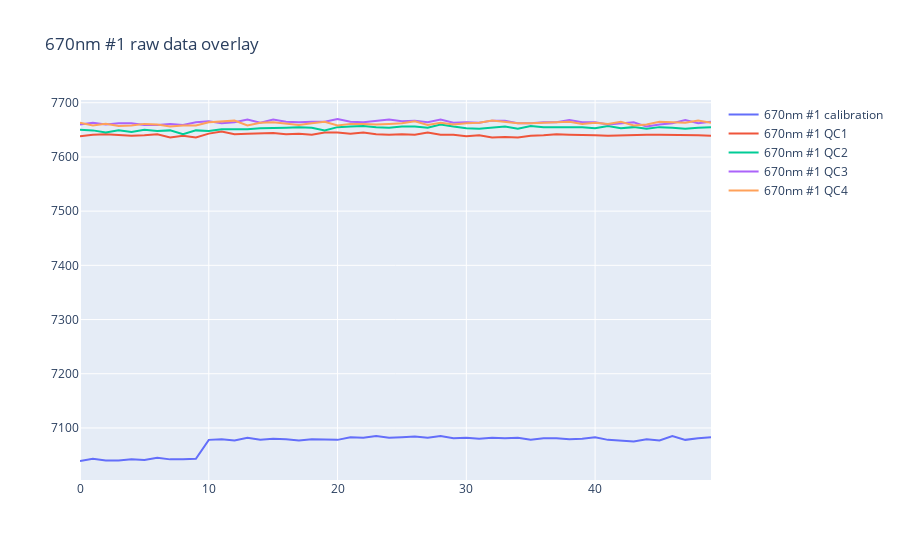

The notebook cell this image was saved under:
### Code cell
save_figure = True
offset = False
cal_channel = '670nm #1'
QC_channel = '670nm #1'


plot_data = []
data_list = test_data_list

if offset == True:
    trace_ppm = go.Scatter(y=df_n10C[cal_channel]-df_n10C.loc[1,cal_channel], name=cal_channel+' calibration')
    plot_data.append(trace_ppm)

    for i,j in enumerate(data_list):
        trace_ppm = go.Scatter(y=j[QC_channel]-j.loc[1,QC_channel], name=QC_channel+' QC{}'.format(i+1))
        plot_data.append(trace_ppm) 
else:
    trace_ppm = go.Scatter(y=df_n10C[cal_channel], name=cal_channel+' calibration')
    plot_data.append(trace_ppm)

    for i,j in enumerate(data_list):
        trace_ppm = go.Scatter(y=j[QC_channel], name=QC_channel+' QC{}'.format(i+1))
        plot_data.append(trace_ppm)

title = '{} raw data overlay'.format(QC_channel)       
layout = go.Layout(title=title)
fig = go.Figure(data=plot_data, layout=layout)
fig.show()

if save_figure == True:
    # save figure
    savePath = os.path.join(os.getcwd(), folder_name)
    filename = title
    fig.write_image(savePath + '/' + filename + '.jpeg', width=1280, height=720)

### Figure 1 — Plotly figure (JSON) as saved in the notebook; plotly's stock layout.template omitted (floating-point values rounded to 4 significant figures)
{"data": [{"name": "670nm #1 calibration", "type": "scatter", "y": [7039, 7043, 7040, 7040, 7042, 7041, 7045, 7042, 7042, 7043, 7078, 7079, 7077, 7082, 7078, 7080, 7079, 7077, 7079, 7079, 7078, 7083, 7082, 7085, 7082, 7083, 7084, 7082, 7085, 7081, 7082, 7080, 7082, 7081, 7082, 7078, 7081, 7081, 7079, 7080, 7083, 7078, 7076, 7075, 7079, 7077, 7085, 7078, 7081, 7083]}, {"name": "670nm #1 QC1", "type": "scatter", "y": [7638, 7641, 7642, 7641, 7639, 7640, 7642, 7636, 7639, 7636, 7643, 7647, 7642, 7643, 7643, 7644, 7642, 7643, 7641, 7645, 7645, 7643, 7645, 7642, 7641, 7642, 7641, 7645, 7641, 7641, 7638, 7640, 7636, 7637, 7636, 7639, 7640, 7642, 7641, 7641, 7640, 7639, 7640, 7640, 7641, 7641, 7641, 7641, 7640, 7639]}, {"name": "670nm #1 QC2", "type": "scatter", "y": [7650, 7649, 7645, 7649, 7646, 7650, 7648, 7649, 7642, 7649, 7648, 7651, 7651, 7651, 7653, 7653, 7654, 7655, 7654, 7649, 7655, 7656, 7657, 7655, 7654, 7656, 7656, 7654, 7660, 7656, 7653, 7652, 7654, 7656, 7652, 7657, 7655, 7655, 7655, 7655, 7653, 7657, 7653, 7655, 7652, 7655, 7654, 7652, 7654, 7655]}, {"name": "670nm #1 QC3", "type": "scatter", "y": [7660, 7663, 7660, 7662, 7662, 7659, 7659, 7661, 7659, 7664, 7666, 7662, 7664, 7669, 7663, 7669, 7665, 7664, 7665, 7665, 7670, 7665, 7664, 7667, 7669, 7666, 7667, 7664, 7669, 7663, 7664, 7663, 7667, 7667, 7662, 7662, 7664, 7664, 7668, 7664, 7664, 7660, 7662, 7664, 7656, 7660, 7662, 7668, 7662, 7665]}, {"name": "670nm #1 QC4", "type": "scatter", "y": [7663, 7658, 7661, 7657, 7658, 7661, 7660, 7656, 7658, 7658, 7664, 7666, 7667, 7658, 7663, 7664, 7662, 7659, 7662, 7665, 7658, 7661, 7661, 7660, 7661, 7662, 7666, 7659, 7663, 7660, 7662, 7663, 7667, 7665, 7662, 7662, 7663, 7665, 7665, 7661, 7663, 7661, 7665, 7658, 7660, 7665, 7664, 7663, 7667, 7663]}], "layout": {"title": {"text": "670nm #1 raw data overlay"}}}
